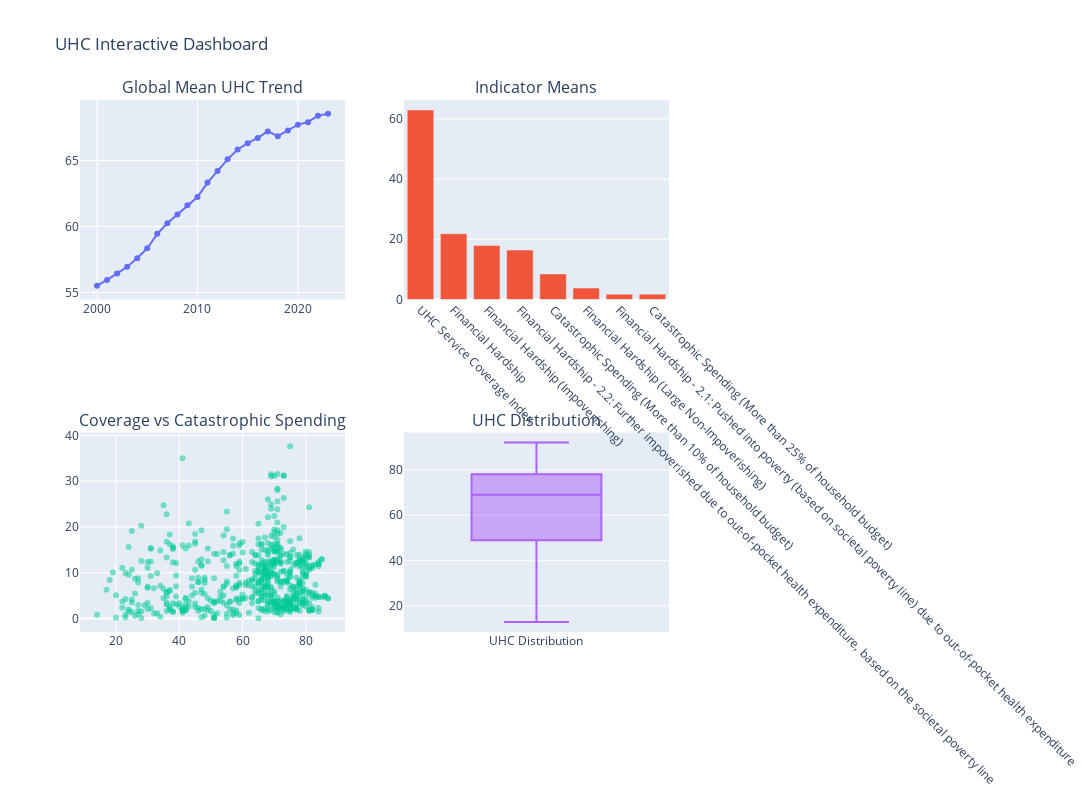

Notebook source saved alongside this figure:
### Markdown cell above
## Professional Interactive Dashboard

A compact, interactive dashboard combines distribution, trend, and relationship views to support decision-making.

### Code cell
# Dashboard components
trend = uhc_total.groupby("Year")["Value"].mean().reset_index()
indicator_means = analysis_df.groupby("Indicator")["Value"].mean().reset_index().sort_values("Value", ascending=False)

# Scatter relationship using the previously created pivot
rel = pivot.copy()

fig_dash = make_subplots(
    rows=2,
    cols=2,
    subplot_titles=(
        "Global Mean UHC Trend",
        "Indicator Means",
        "Coverage vs Catastrophic Spending",
        "UHC Distribution",
    ),
)

# Trend line
fig_dash.add_trace(go.Scatter(x=trend["Year"], y=trend["Value"], mode="lines+markers", name="UHC Trend"), row=1, col=1)

# Indicator means bar
fig_dash.add_trace(go.Bar(x=indicator_means["Indicator"], y=indicator_means["Value"], name="Indicator Means"), row=1, col=2)

# Relationship scatter
fig_dash.add_trace(
    go.Scatter(
        x=rel["UHC Service Coverage Index"],
        y=rel["Catastrophic Spending (More than 10% of household budget)"],
        mode="markers",
        marker=dict(size=6, opacity=0.5),
        name="Coverage vs Spending",
    ),
    row=2,
    col=1,
)

# Distribution (UHC only)
fig_dash.add_trace(go.Box(y=uhc_total["Value"], name="UHC Distribution"), row=2, col=2)

fig_dash.update_layout(
    height=800,
    width=1100,
    title_text="UHC Interactive Dashboard",
    showlegend=False,
)
fig_dash.update_xaxes(tickangle=45, row=1, col=2)
fig_dash.show()

### Figure 1 — Plotly figure (JSON) as saved in the notebook; plotly's stock layout.template omitted (floating-point values rounded to 4 significant figures; data arrays with more than 128 entries replaced by an {"elided": "..."} marker saying what was removed)
{"data": [{"mode": "lines+markers", "name": "UHC Trend", "type": "scatter", "x": [2000, 2001, 2002, 2003, 2004, 2005, 2006, 2007, 2008, 2009, 2010, 2011, 2012, 2013, 2014, 2015, 2016, 2017, 2018, 2019, 2020, 2021, 2022, 2023], "xaxis": "x", "y": [55.51, 55.94, 56.43, 56.96, 57.59, 58.35, 59.45, 60.25, 60.92, 61.61, 62.23, 63.33, 64.21, 65.09, 65.84, 66.32, 66.72, 67.21, 66.85, 67.28, 67.72, 67.91, 68.41, 68.55], "yaxis": "y"}, {"name": "Indicator Means", "type": "bar", "x": ["UHC Service Coverage Index", "Financial Hardship", "Financial Hardship (Impoverishing)", "Financial Hardship - 2.2: Further impoverished due to out-of-pocket health expenditure, based on the societal poverty line", "Catastrophic Spending (More than 10% of household budget)", "Financial Hardship (Large Non-Impoverishing)", "Financial Hardship - 2.1: Pushed into poverty (based on societal poverty line) due to out-of-pocket health expenditure", "Catastrophic Spending (More than 25% of household budget)"], "xaxis": "x2", "y": [62.95, 21.86, 17.91, 16.41, 8.493, 3.787, 1.776, 1.73], "yaxis": "y2"}, {"marker": {"opacity": 0.5, "size": 6}, "mode": "markers", "name": "Coverage vs Spending", "type": "scatter", "x": {"elided": "613 float values"}, "xaxis": "x3", "y": {"elided": "613 float values"}, "yaxis": "y3"}, {"name": "UHC Distribution", "type": "box", "xaxis": "x4", "y": {"elided": "4968 float values"}, "yaxis": "y4"}], "layout": {"annotations": [{"font": {"size": 16}, "showarrow": false, "text": "Global Mean UHC Trend", "x": 0.225, "xanchor": "center", "xref": "paper", "y": 1, "yanchor": "bottom", "yref": "paper"}, {"font": {"size": 16}, "showarrow": false, "text": "Indicator Means", "x": 0.775, "xanchor": "center", "xref": "paper", "y": 1, "yanchor": "bottom", "yref": "paper"}, {"font": {"size": 16}, "showarrow": false, "text": "Coverage vs Catastrophic Spending", "x": 0.225, "xanchor": "center", "xref": "paper", "y": 0.375, "yanchor": "bottom", "yref": "paper"}, {"font": {"size": 16}, "showarrow": false, "text": "UHC Distribution", "x": 0.775, "xanchor": "center", "xref": "paper", "y": 0.375, "yanchor": "bottom", "yref": "paper"}], "height": 800, "showlegend": false, "title": {"text": "UHC Interactive Dashboard"}, "width": 1100, "xaxis": {"anchor": "y", "domain": [0, 0.45]}, "xaxis2": {"anchor": "y2", "domain": [0.55, 1], "tickangle": 45}, "xaxis3": {"anchor": "y3", "domain": [0, 0.45]}, "xaxis4": {"anchor": "y4", "domain": [0.55, 1]}, "yaxis": {"anchor": "x", "domain": [0.625, 1]}, "yaxis2": {"anchor": "x2", "domain": [0.625, 1]}, "yaxis3": {"anchor": "x3", "domain": [0, 0.375]}, "yaxis4": {"anchor": "x4", "domain": [0, 0.375]}}}
